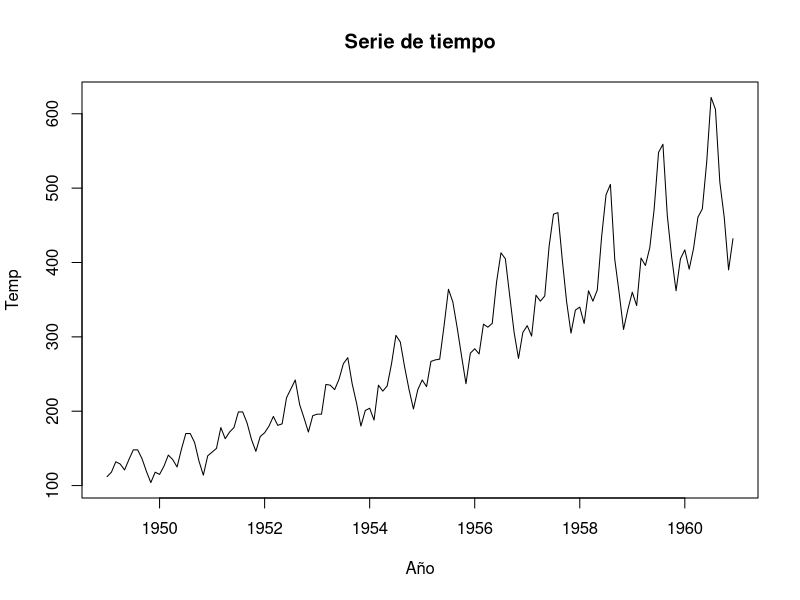
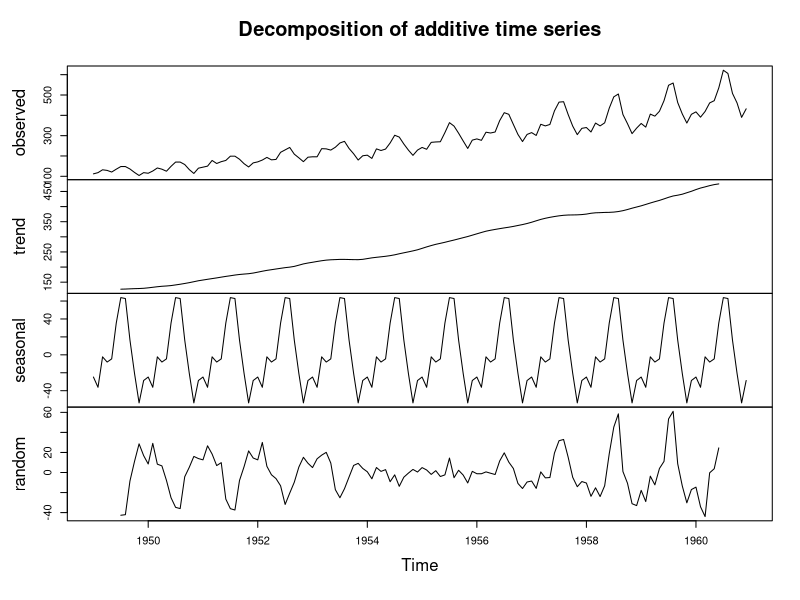
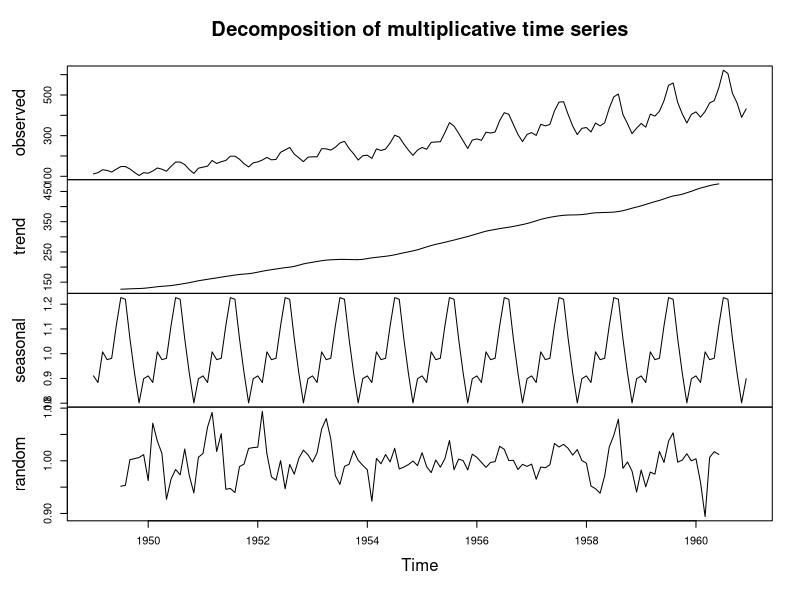
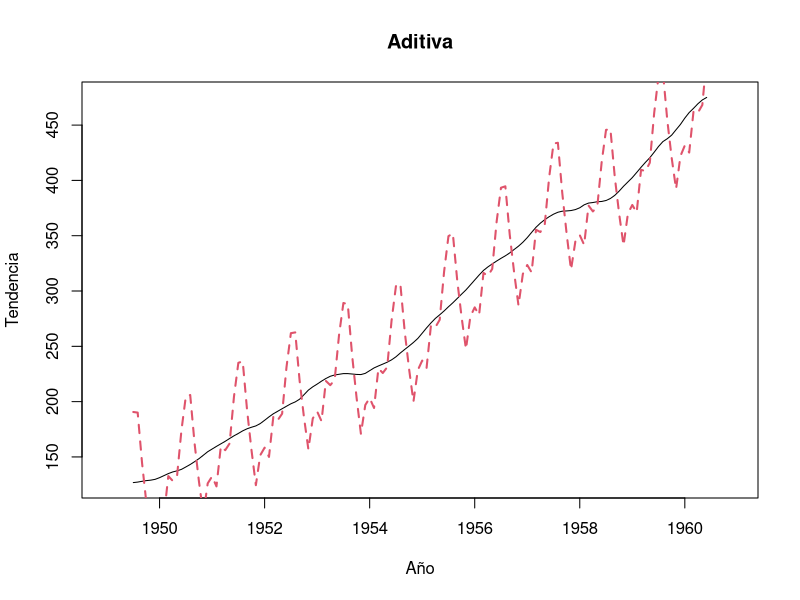
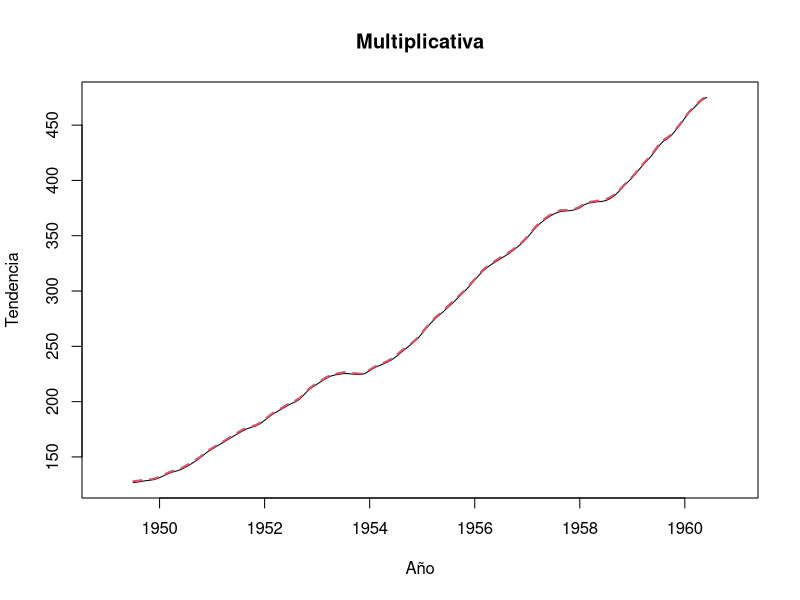

The R script that drew these images, in order:
library(forecast)
data(AirPassengers)
AP <- AirPassengers

head(AP)
class(AP)
summary(AP)
# 1. Realiza la grafica de la serie de tiempo

plot(AP, main = "Serie de tiempo", ylab = "Temp", xlab = "Año")

# 2. Descompon la serie de tiempo en aditiva y multiplicativa y realiza sus graficas

decAdit <- decompose(AP, type = "additive")
plot(decAdit)
decMult<- decompose(AP, type = "multiplicative")
plot(decMult)

# 3. Realiza la grafica de la descomposicion aditiva con la tendencia y la estacionalidad utilizando el comando lines

plot(decAdit$trend , main  = "Aditiva", ylab = "Tendencia", xlab = "Año")
lines(decAdit$seasonal + decAdit$trend, col = 2, lty = 2, lwd = 2 )


# 4. Realiza la grafica de la descomposicion multiplicativa con la tendencia y la estacionalidad utilizando el comando lines

plot(decMult$trend , main  = "Multiplicativa", ylab = "Tendencia", xlab = "Año")
lines(decMult$seasonal + decMult$trend, col = 2, lty = 2, lwd = 2 )
